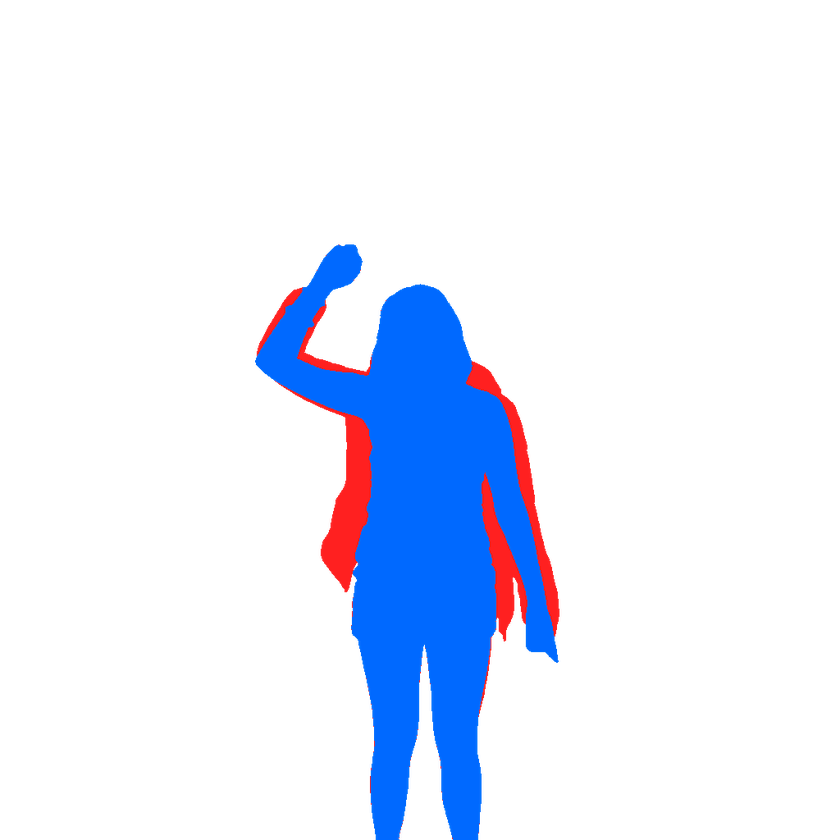
#> input picture danny-mirror/blue-red-method/blue_red_mask.png, 840 x 840 px, shrunk from 1024 x 1024 before the run
$ python 02_dilate_blue.py
#> lines starting #> are read from the running program, lines starting #| are printed output that depends on the picture; after the words box and inside, x2 and y2 are one past the last pixel; in counts of white or black regions, pixels touching at a corner belong together
"""Dilate only the blue region from `blue_red_mask.png`.

This script expands the blue mask slightly while leaving the red mask
untouched and writes the result to `blue_red_mask_blue_dilated.png`.
"""

from __future__ import annotations

from pathlib import Path

from PIL import Image, ImageFilter


BLUE_RGB = (0, 105, 255)
BLUE_RGBA = (0, 105, 255, 255)
RED_RGB = (255, 32, 32)
RED_RGBA = (255, 32, 32, 255)


def load_mask_layers(path: Path) -> tuple[Image.Image, Image.Image]:
	"""Return separate blue-mask (L) and red-layer (RGBA) images."""

	base = Image.open(path).convert("RGBA")
	width, height = base.size

	blue_mask = Image.new("L", (width, height), 0)
	red_layer = Image.new("RGBA", (width, height), (0, 0, 0, 0))

	base_pixels = base.load()
	blue_pixels = blue_mask.load()
	red_pixels = red_layer.load()

	for y in range(height):
		for x in range(width):
			r, g, b, a = base_pixels[x, y]
			if a == 0:
				continue
			if (r, g, b) == BLUE_RGB:
				blue_pixels[x, y] = 255
			elif (r, g, b) == RED_RGB:
				red_pixels[x, y] = RED_RGBA

	return blue_mask, red_layer


def dilate_mask(mask: Image.Image, size: int = 3) -> Image.Image:
	"""Dilate a binary mask using a square structuring element."""

	if size % 2 == 0 or size < 1:
		raise ValueError("Dilation size must be an odd positive integer")
	return mask.filter(ImageFilter.MaxFilter(size=size))


def build_blue_layer(mask: Image.Image) -> Image.Image:
	"""Create a blue RGBA layer whose alpha is driven by the mask."""

	layer = Image.new("RGBA", mask.size, BLUE_RGBA)
	layer.putalpha(mask)
	return layer


def dilate_blue_region(source: Path, output: Path, dilation_size: int = 3) -> None:
	"""Expand the blue region from `source` and write the combined output."""

	blue_mask, red_layer = load_mask_layers(source)
	dilated_blue_mask = dilate_mask(blue_mask, size=dilation_size)
	blue_layer = build_blue_layer(dilated_blue_mask)

	combined = Image.alpha_composite(red_layer, blue_layer)
	combined.save(output)


def main() -> None:
	here = Path(__file__).resolve().parent
	source = here / "blue_red_mask.png"
	output = here / "blue_red_mask_blue_dilated.png"

	if not source.exists():
		raise FileNotFoundError(f"Missing source mask: {source.name}")

	dilate_blue_region(source, output, dilation_size=5)
#> in load_mask_layers, base is the input picture: PIL image 840x840 RGBA; mean R, G, B, A 5.2, 11.7, 27.3, 30.6
#> in load_mask_layers, `blue_mask = Image.new("L", (width, height), 0)`: blue_mask: PIL image 840x840 L; every value is 0
#> in load_mask_layers, `red_layer = Image.new("RGBA", (width, height), (0, 0, 0, 0))`: red_layer: PIL image 840x840 RGBA; every value is 0
#> in dilate_blue_region, `blue_mask, red_layer = load_mask_layers(source)`:
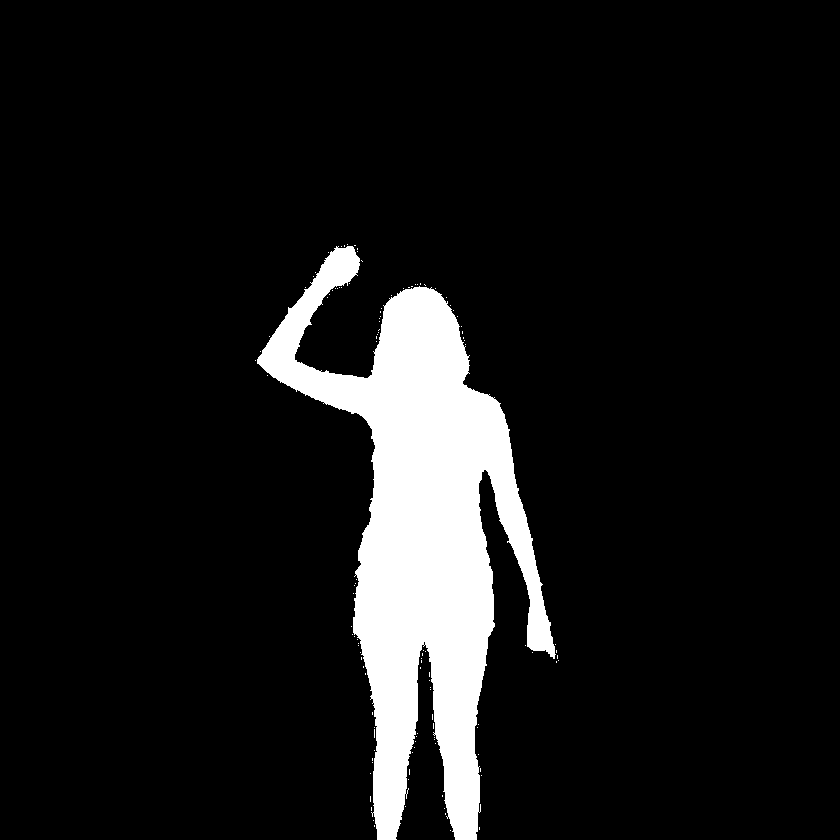
#> blue_mask: PIL image 840x840 L; 9.5% white; 117 white regions (116 under 20 px), largest, box (x1, y1, x2, y2) and area: (257, 246, 556, 840) 66903
#> in dilate_blue_region, `blue_mask, red_layer = load_mask_layers(source)`:
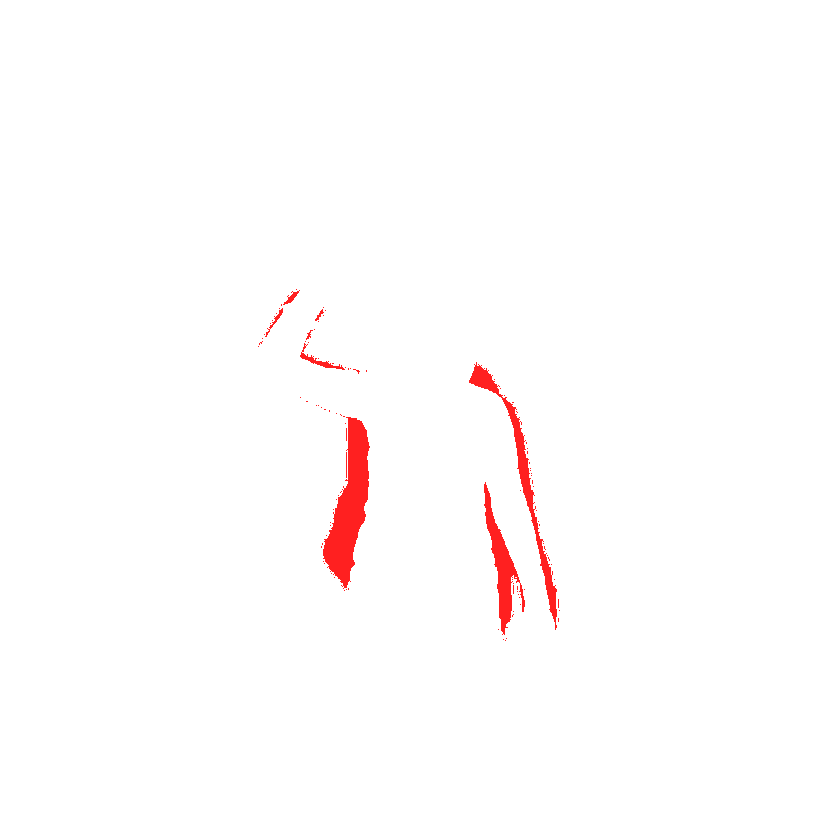
#> red_layer: PIL image 840x840 RGBA; mean R, G, B, A 3.1, 0.4, 0.4, 3.1; transparent parts drawn white
#> in dilate_mask, `return mask.filter(ImageFilter.MaxFilter(size=size))`:
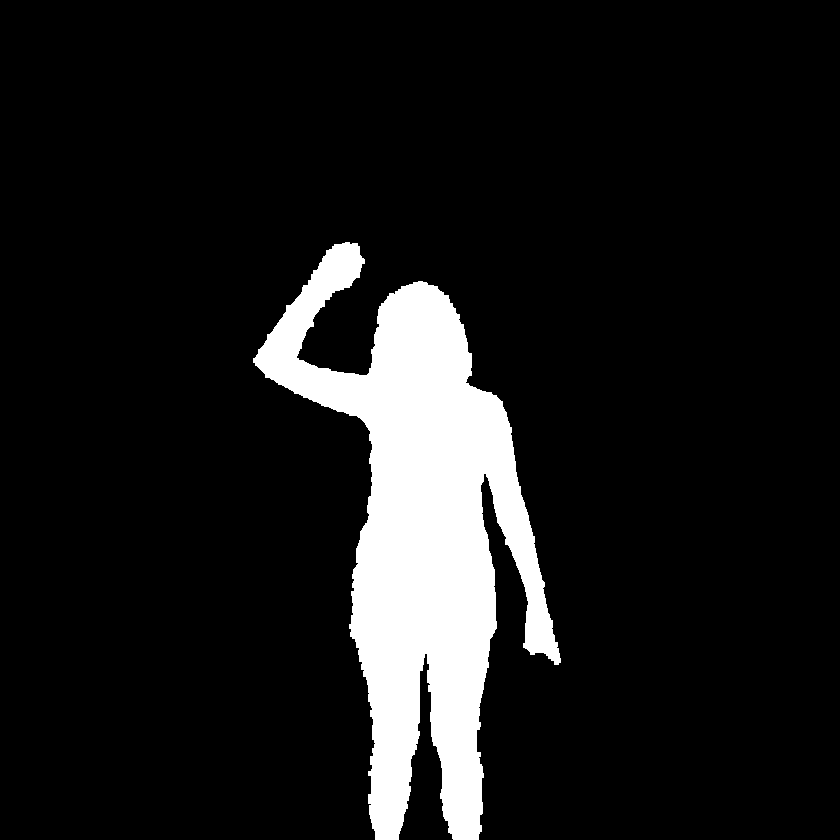
#> returned value: PIL image 840x840 L; 10.5% white; 1 white region, box (x1, y1, x2, y2) and area: (253, 242, 561, 840) 74359
#> in build_blue_layer, `layer = Image.new("RGBA", mask.size, BLUE_RGBA)`:
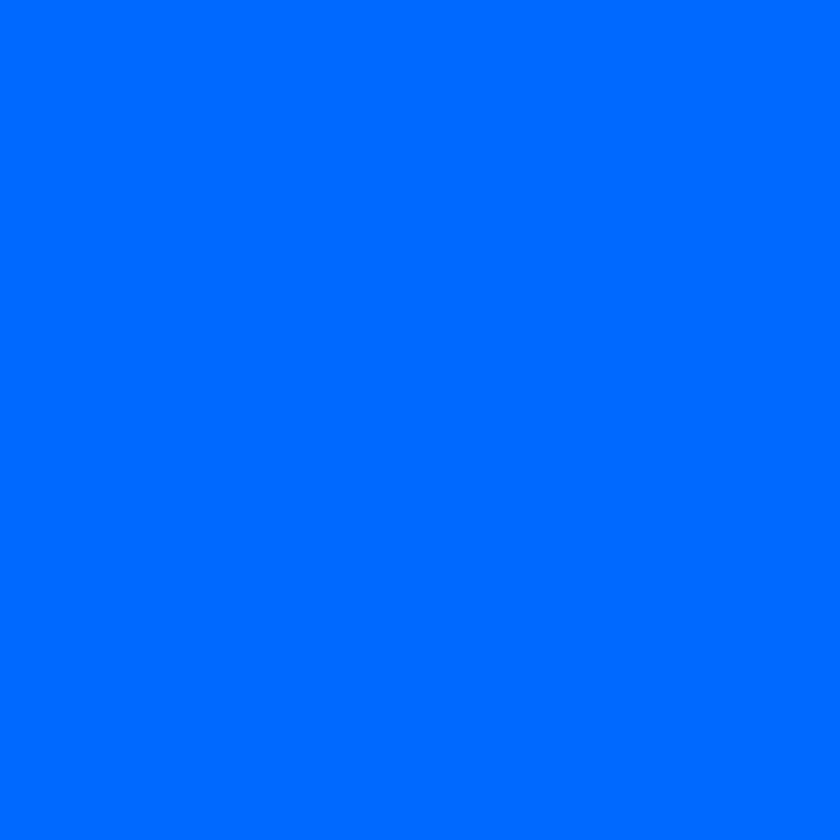
#> layer: PIL image 840x840 RGBA; mean R, G, B, A 0, 105, 255, 255
#> in build_blue_layer, `layer.putalpha(mask)`:
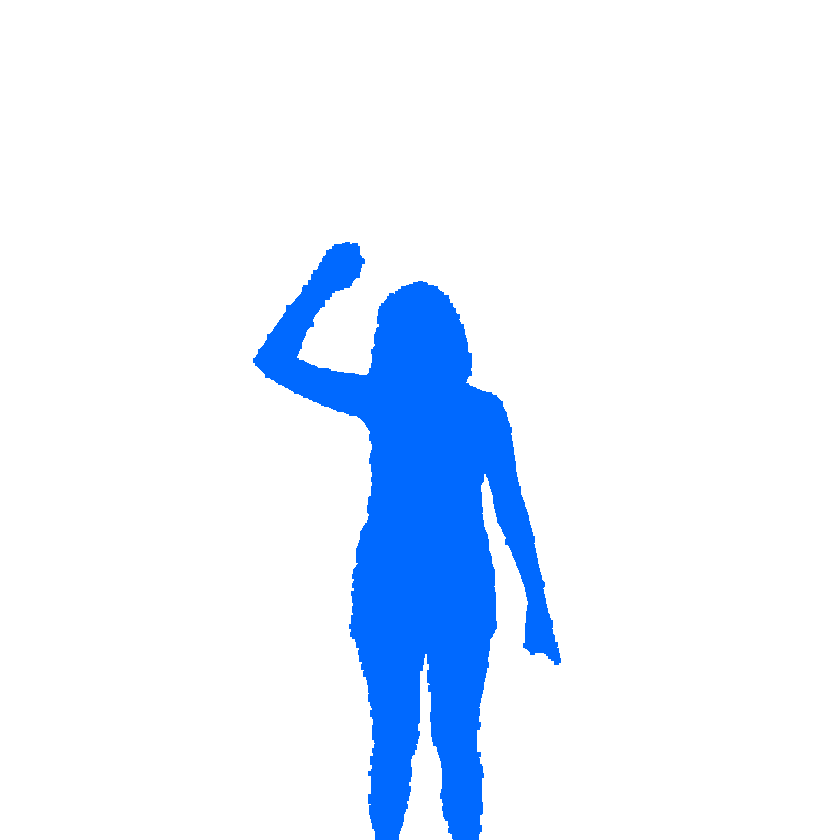
#> layer: PIL image 840x840 RGBA; mean R, G, B, A 0, 105, 255, 26.9; transparent parts drawn white


if __name__ == "__main__":
	main()
